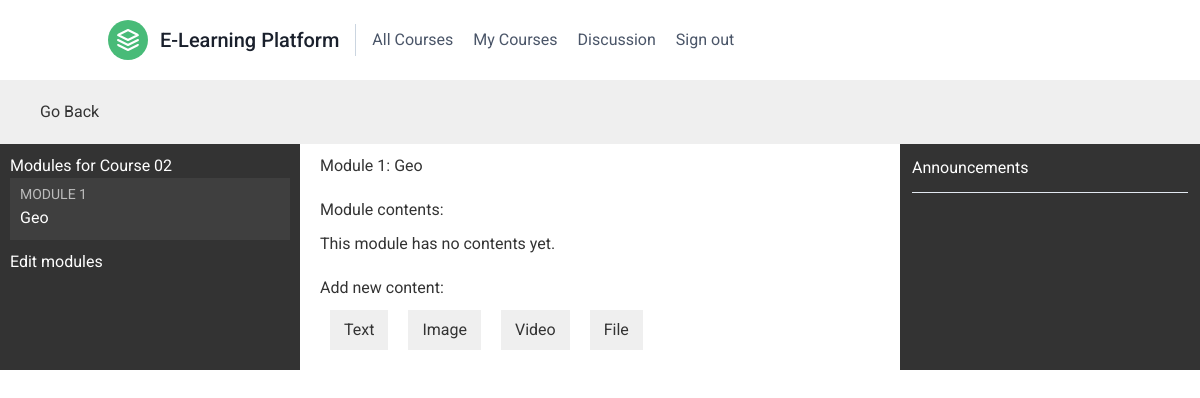
Before: /course/module/4/ (signed in) with the older database file.
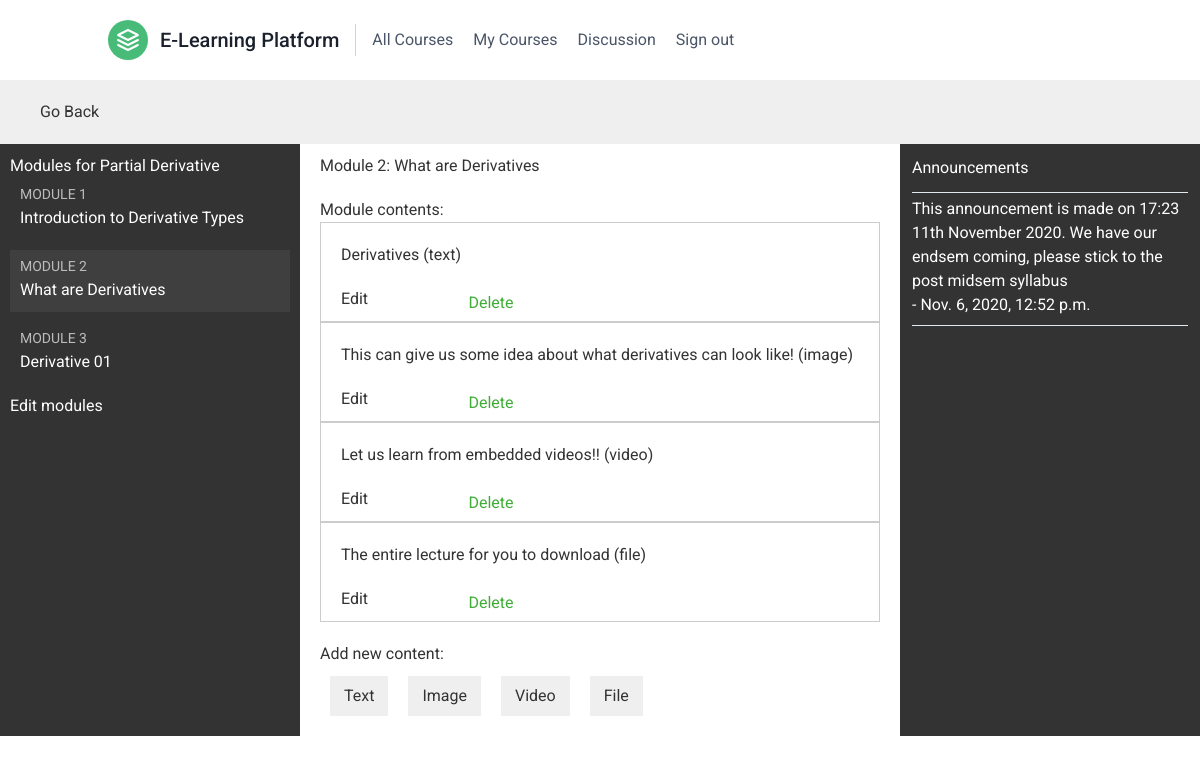
After: the same page with the newer database file.
### courses/models.py (models this page shows, shortened)
class Course(models.Model):
    owner = models.ForeignKey(settings.AUTH_USER_MODEL, related_name='courses_created', on_delete=models.CASCADE)
    subject = models.ForeignKey(Subject, related_name='courses', on_delete=models.CASCADE)
    title = models.CharField(max_length=200)
    slug = models.SlugField(max_length=200, unique=True)
    overview = models.TextField()
    created = models.DateTimeField(auto_now_add=True)
    class Meta:
        ordering = ['-created']

class Module(models.Model):
    course = models.ForeignKey(Course, related_name='modules', on_delete=models.CASCADE)
    title = models.CharField(max_length=200)
    description = models.TextField(blank=True)
    order = OrderField(blank=True, for_fields=['course'])
    class Meta:
        ordering = ['order']

class Content(models.Model):
    module = models.ForeignKey(Module, related_name='contents', on_delete=models.CASCADE)
    content_type = models.ForeignKey(ContentType, on_delete=models.CASCADE,
    limit_choices_to={'model__in':( 'text','video','image','file')})
    object_id = models.PositiveIntegerField()
    item = GenericForeignKey('content_type', 'object_id')
    order = OrderField(blank=True, for_fields=['module'])
    class Meta:
        ordering = ['order']

class ItemBase(models.Model):
    owner = models.ForeignKey(settings.AUTH_USER_MODEL, related_name='%(class)s_related', on_delete=models.CASCADE)
    title = models.CharField(max_length=250)
    created = models.DateTimeField(auto_now_add=True)
    updated = models.DateTimeField(auto_now=True)
    def __str__(self):
        return self.title
    class Meta:
        abstract = True

class Text(ItemBase):
    content = models.TextField()

class Image(ItemBase):
    file = models.FileField(upload_to='images')

class Video(ItemBase):
    url = models.URLField()

class File(ItemBase):
    file = models.FileField(upload_to='files')

class Announcement(models.Model):
    course = models.ForeignKey(Course,related_name="announcements",on_delete=models.CASCADE)
    content = models.TextField()
    created = models.DateTimeField(auto_now_add=True)
    class Meta :
        ordering = ['-created']

### courses/views.py (the view)
class ModuleContentListView(TemplateResponseMixin, View):
    template_name = 'courses/manage/module/content_list.html'
    def get(self, request, module_id):
        module = get_object_or_404(Module,
                                   id=module_id,
                                   course__owner=request.user)
        return self.render_to_response({'module': module,'announcements':module.course.announcements.all()})

### courses/templatetags/course.py (called while the page is built)
@register.filter
def model_name(obj):
    try:
        return obj._meta.model_name
    except AttributeError:
        return None

### courses/templates/courses/manage/module/content_list.html (shortened to what this page needs)
{% extends "base.html" %}
{% load course %}
{% block content %}
  {% with course=module.course %}
    <h1><a href="{% url "courses:manage_course_list" %}">
      Go Back</a>
    </h1>
    <div class="grid grid-cols-8">
    <div class="contents-res md:col-span-2 sm:col-span-8">
      <h3>Modules for {{course.title}} </h3>
      <ul id="modules">
        {% for m in course.modules.all %}
          <li data-id="{{ m.id }}" {% if m == module %}
           class="selected"{% endif %}>
            <a href="{% url "courses:module_content_list" m.id %}">
              <span>
                Module <span class="order">{{ m.order|add:1 }}</span>
              </span>
              <br>
              {{ m.title }}
            </a>
          </li>
        {% empty %}
          <li>No modules yet.</li>
        {% endfor %}
      </ul>
      <p><a href="{% url "courses:course_module_update" course.id %}">
      Edit modules</a></p>
    </div>
    <div class="mod-res md:col-span-4 sm:col-span-8" >
      <h2>Module {{ module.order|add:1 }}: {{ module.title }}</h2>
      <h3>Module contents:</h3>
      <div id="module-contents">
        {% for content in module.contents.all %}
          <div data-id="{{ content.id }}">
            {% with item=content.item %}
              <p>{{ item }} ({{ item|model_name }})</p>
              <a href="{% url "courses:module_content_update" module.id item|model_name item.id %}">
                Edit
              </a>
              <form action="{% url "courses:module_content_delete" content.id %}" method="post">
                <input type="submit" value="Delete">
              </form>
            {% endwith %}
          </div>
        {% empty %}
          <p>This module has no contents yet.</p>
        {% endfor %}
      </div>
      <h3>Add new content:</h3>
      <ul class="content-types">
        <li><a href="{% url "courses:module_content_create" module.id "text" %}">
        Text</a></li>
        <li><a href="{% url "courses:module_content_create" module.id "image" %}">
        Image</a></li>
        <li><a href="{% url "courses:module_content_create" module.id "video" %}">
        Video</a></li>
        <li><a href="{% url "courses:module_content_create" module.id "file" %}">
        File</a></li>
      </ul>
    </div>
    <div class="md:col-span-2 sm:col-span-8  p-3 border-gray-400 bg-gray text-white" style="background-color:#333">
    <h2 class="mb-3 text-1xl">Announcements</h2>
    <hr>
    {% for a in announcements %}
    <div class="mb-2 mt-1">
    <p>{{a.content}}</p>
    <p class="mb-2"> - {{ a.created }} </p>
    <hr>
    </div>
    {% endfor %}
    </div>
    </div>
  {% endwith %}
{% endblock %}

Changed rows visible on the page:
removed Module: order|add "1", title "Geo"
changed Course: title "Course 02" → "Partial Derivative"
added Module: order|add "1", title "Introduction to Derivative Types"
added Module: order|add "2", title "What are Derivatives"
added Module: order|add "3", title "Derivative 01"
added Content: item "Derivatives", item|model_name "text"
added Content: item "This can give us some idea about what derivatives can look like!", item|model_name "image"
added Content: item "Let us learn from embedded videos!!", item|model_name "video"
added Content: item "The entire lecture for you to download", item|model_name "file"
added Announcement: content "This announcement is made on 17:23 11th November 2020. We have our endsem coming, please stick to the post midsem syllabus", created "Nov. 6, 2020, 12:52 p.m."
Other visible differences:
text no longer shown: "This module has no contents yet."
